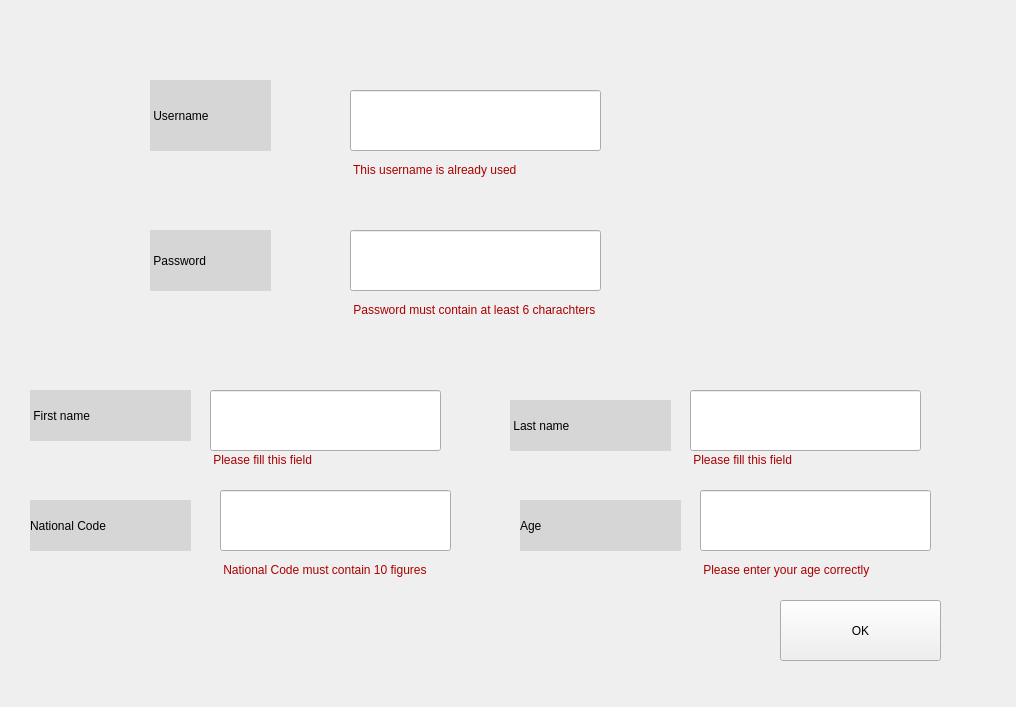
<?xml version="1.0" encoding="UTF-8"?>
<ui version="4.0">
 <class>AdminSignUp</class>
 <widget class="QWidget" name="AdminSignUp">
  <property name="geometry">
   <rect>
    <x>0</x>
    <y>0</y>
    <width>1016</width>
    <height>707</height>
   </rect>
  </property>
  <property name="windowTitle">
   <string>Form</string>
  </property>
  <widget class="QLineEdit" name="FName">
   <property name="geometry">
    <rect>
     <x>210</x>
     <y>390</y>
     <width>231</width>
     <height>61</height>
    </rect>
   </property>
  </widget>
  <widget class="QLineEdit" name="LName">
   <property name="geometry">
    <rect>
     <x>690</x>
     <y>390</y>
     <width>231</width>
     <height>61</height>
    </rect>
   </property>
  </widget>
  <widget class="QLineEdit" name="NationalCode">
   <property name="geometry">
    <rect>
     <x>220</x>
     <y>490</y>
     <width>231</width>
     <height>61</height>
    </rect>
   </property>
  </widget>
  <widget class="QLineEdit" name="Age">
   <property name="geometry">
    <rect>
     <x>700</x>
     <y>490</y>
     <width>231</width>
     <height>61</height>
    </rect>
   </property>
  </widget>
  <widget class="QLabel" name="label">
   <property name="geometry">
    <rect>
     <x>30</x>
     <y>390</y>
     <width>161</width>
     <height>51</height>
    </rect>
   </property>
   <property name="styleSheet">
    <string notr="true">background-color: rgb(214, 214, 214);
color: rgb(0, 0, 0);</string>
   </property>
   <property name="text">
    <string> First name</string>
   </property>
  </widget>
  <widget class="QLabel" name="label_2">
   <property name="geometry">
    <rect>
     <x>510</x>
     <y>400</y>
     <width>161</width>
     <height>51</height>
    </rect>
   </property>
   <property name="styleSheet">
    <string notr="true">background-color: rgb(214, 214, 214);
color: rgb(0, 0, 0);</string>
   </property>
   <property name="text">
    <string> Last name</string>
   </property>
  </widget>
  <widget class="QLabel" name="label_3">
   <property name="geometry">
    <rect>
     <x>520</x>
     <y>500</y>
     <width>161</width>
     <height>51</height>
    </rect>
   </property>
   <property name="styleSheet">
    <string notr="true">background-color: rgb(214, 214, 214);
color: rgb(0, 0, 0);</string>
   </property>
   <property name="text">
    <string>Age</string>
   </property>
  </widget>
  <widget class="QLabel" name="label_4">
   <property name="geometry">
    <rect>
     <x>30</x>
     <y>500</y>
     <width>161</width>
     <height>51</height>
    </rect>
   </property>
   <property name="styleSheet">
    <string notr="true">background-color: rgb(214, 214, 214);
color: rgb(0, 0, 0);</string>
   </property>
   <property name="text">
    <string>National Code</string>
   </property>
  </widget>
  <widget class="QLabel" name="label_5">
   <property name="geometry">
    <rect>
     <x>150</x>
     <y>80</y>
     <width>121</width>
     <height>71</height>
    </rect>
   </property>
   <property name="styleSheet">
    <string notr="true">background-color: rgb(214, 214, 214);
color: rgb(0, 0, 0);</string>
   </property>
   <property name="text">
    <string> Username</string>
   </property>
  </widget>
  <widget class="QLabel" name="label_6">
   <property name="geometry">
    <rect>
     <x>150</x>
     <y>230</y>
     <width>121</width>
     <height>61</height>
    </rect>
   </property>
   <property name="styleSheet">
    <string notr="true">background-color: rgb(214, 214, 214);
color: rgb(0, 0, 0);</string>
   </property>
   <property name="text">
    <string> Password</string>
   </property>
  </widget>
  <widget class="QLineEdit" name="Username">
   <property name="geometry">
    <rect>
     <x>350</x>
     <y>90</y>
     <width>251</width>
     <height>61</height>
    </rect>
   </property>
  </widget>
  <widget class="QLineEdit" name="Password">
   <property name="geometry">
    <rect>
     <x>350</x>
     <y>230</y>
     <width>251</width>
     <height>61</height>
    </rect>
   </property>
  </widget>
  <widget class="QLabel" name="ErrorUsername">
   <property name="geometry">
    <rect>
     <x>350</x>
     <y>160</y>
     <width>251</width>
     <height>20</height>
    </rect>
   </property>
   <property name="styleSheet">
    <string notr="true">color: rgb(170, 0, 0);</string>
   </property>
   <property name="text">
    <string> This username is already used</string>
   </property>
  </widget>
  <widget class="QPushButton" name="pushButton">
   <property name="geometry">
    <rect>
     <x>780</x>
     <y>600</y>
     <width>161</width>
     <height>61</height>
    </rect>
   </property>
   <property name="text">
    <string>OK</string>
   </property>
  </widget>
  <widget class="QLabel" name="ageErrorLabel">
   <property name="geometry">
    <rect>
     <x>700</x>
     <y>560</y>
     <width>231</width>
     <height>20</height>
    </rect>
   </property>
   <property name="styleSheet">
    <string notr="true">color: rgb(170, 0, 0);</string>
   </property>
   <property name="text">
    <string> Please enter your age correctly</string>
   </property>
  </widget>
  <widget class="QLabel" name="nationalCodeErrorLabel">
   <property name="geometry">
    <rect>
     <x>220</x>
     <y>560</y>
     <width>271</width>
     <height>20</height>
    </rect>
   </property>
   <property name="styleSheet">
    <string notr="true">color: rgb(170, 0, 0);</string>
   </property>
   <property name="text">
    <string> National Code must contain 10 figures</string>
   </property>
  </widget>
  <widget class="QLabel" name="FNameErrorLabel">
   <property name="geometry">
    <rect>
     <x>210</x>
     <y>450</y>
     <width>231</width>
     <height>20</height>
    </rect>
   </property>
   <property name="styleSheet">
    <string notr="true">color: rgb(170, 0, 0);</string>
   </property>
   <property name="text">
    <string> Please fill this field</string>
   </property>
  </widget>
  <widget class="QLabel" name="LNameErrorLabel">
   <property name="geometry">
    <rect>
     <x>690</x>
     <y>450</y>
     <width>231</width>
     <height>20</height>
    </rect>
   </property>
   <property name="styleSheet">
    <string notr="true">color: rgb(170, 0, 0);</string>
   </property>
   <property name="text">
    <string> Please fill this field</string>
   </property>
  </widget>
  <widget class="QLabel" name="PasswordErrorLabel">
   <property name="geometry">
    <rect>
     <x>350</x>
     <y>300</y>
     <width>311</width>
     <height>20</height>
    </rect>
   </property>
   <property name="styleSheet">
    <string notr="true">color: rgb(170, 0, 0);</string>
   </property>
   <property name="text">
    <string> Password must contain at least 6 charachters</string>
   </property>
  </widget>
 </widget>
 <resources/>
 <connections/>
</ui>
